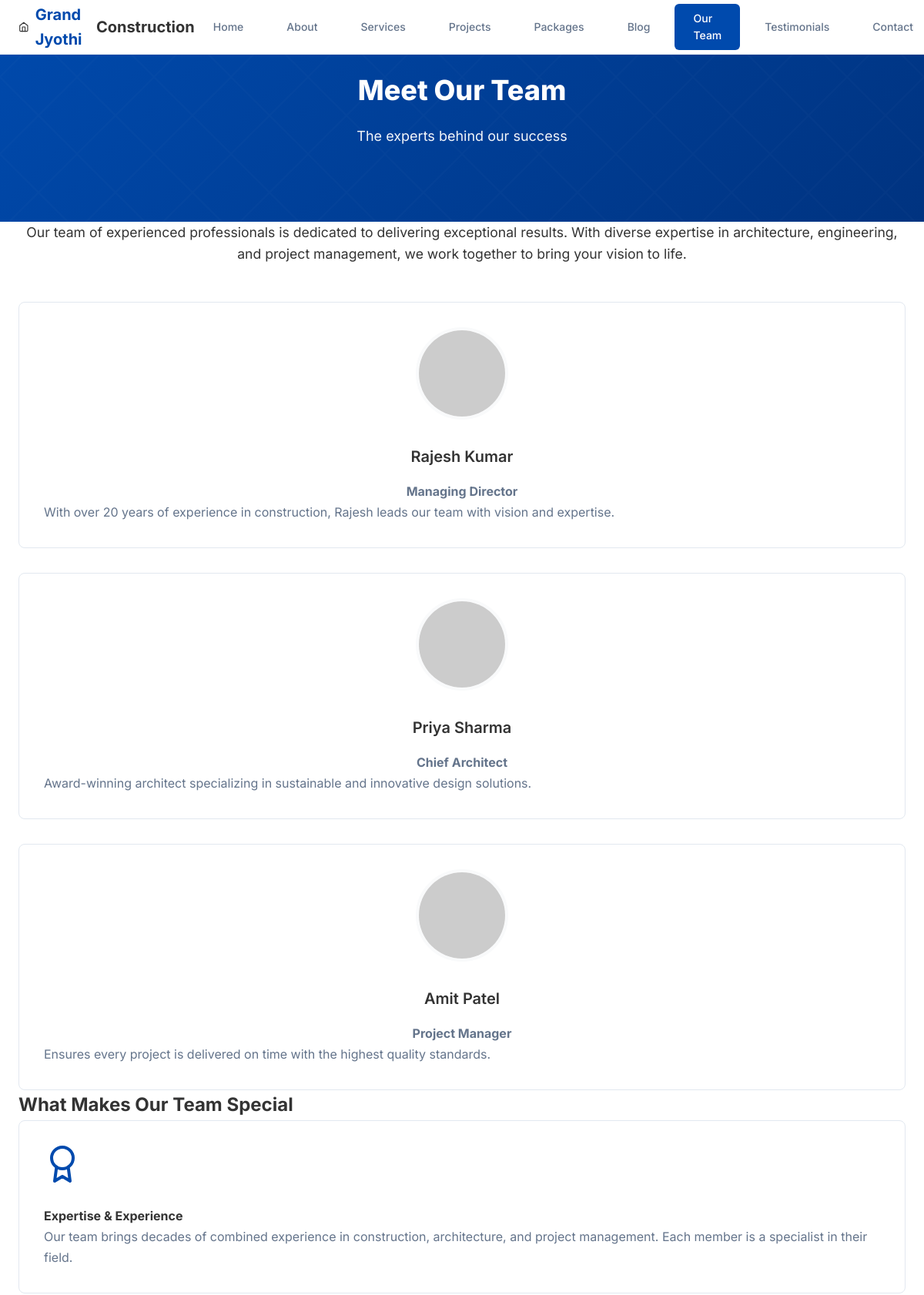
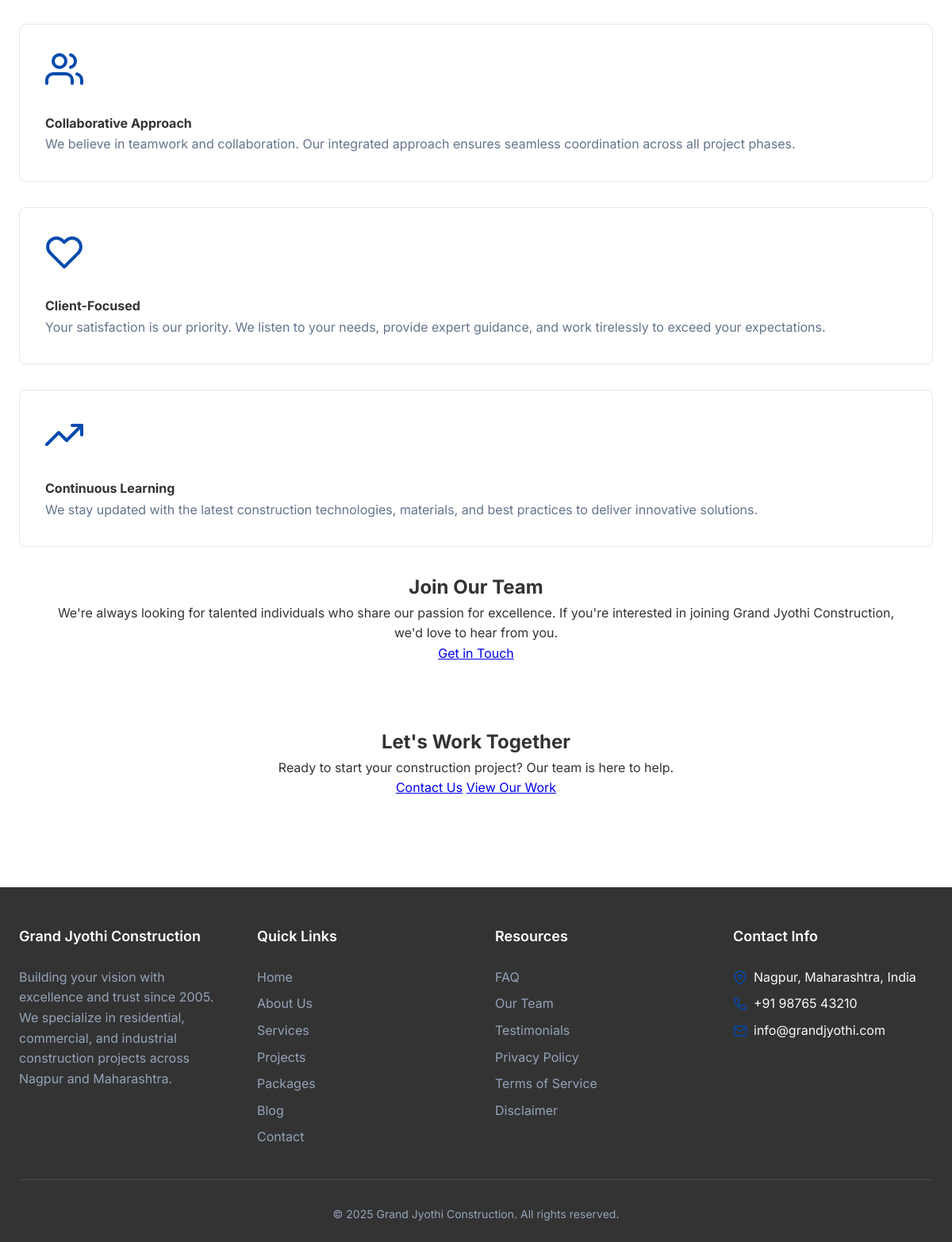
The app's page /team.php with its own data (2 pictures, top to bottom).
### tables this page shows
CREATE TABLE IF NOT EXISTS team (
    id INT AUTO_INCREMENT PRIMARY KEY,
    name VARCHAR(255) NOT NULL,
    role VARCHAR(255) NOT NULL,
    photo VARCHAR(255) DEFAULT 'avatar.jpg',
    bio TEXT,
    created_at TIMESTAMP DEFAULT CURRENT_TIMESTAMP,
    INDEX idx_created (created_at)
);

CREATE TABLE IF NOT EXISTS site_settings (
    id INT AUTO_INCREMENT PRIMARY KEY,
    setting_key VARCHAR(100) NOT NULL UNIQUE,
    setting_value TEXT,
    setting_type VARCHAR(50) DEFAULT 'text',
    updated_at TIMESTAMP DEFAULT CURRENT_TIMESTAMP ON UPDATE CURRENT_TIMESTAMP,
    INDEX idx_key (setting_key)
);

### includes/db.php (called while the page is built, shortened)
<?php
function getDbConnection(): PDO
{
    static $pdo = null;
    if ($pdo === null) {
        $dsn = sprintf(
            'mysql:host=%s;dbname=%s;charset=%s',
            DB_HOST,
            DB_NAME,
            DB_CHARSET
        );
        $options = [
            PDO::ATTR_ERRMODE            => PDO::ERRMODE_EXCEPTION,
            PDO::ATTR_DEFAULT_FETCH_MODE => PDO::FETCH_ASSOC,
            PDO::ATTR_EMULATE_PREPARES   => false,
            PDO::ATTR_PERSISTENT         => false,
        ];
        try {
            $pdo = new PDO($dsn, DB_USER, DB_PASS, $options);
        } catch (PDOException $e) {
            error_log('Database Connection Error: ' . $e->getMessage());
            die('Database connection failed. Please try again later.');
        }
    }
    return $pdo;
}
function executeQuery(string $sql, array $params = []): PDOStatement
{
    $pdo = getDbConnection();
    $stmt = $pdo->prepare($sql);
    $stmt->execute($params);
    return $stmt;
}
function sanitizeOutput($data): string
{
    return htmlspecialchars((string)$data, ENT_QUOTES, 'UTF-8');
}

### includes/settings.php (called while the page is built, shortened)
<?php
function getSetting(string $key, $default = '') {
    try {
        $stmt = executeQuery("SELECT setting_value FROM site_settings WHERE setting_key = ?", [$key]);
        $result = $stmt->fetch(PDO::FETCH_ASSOC);
        return $result ? $result['setting_value'] : $default;
    } catch (PDOException $e) {
        error_log('Get Setting Error: ' . $e->getMessage());
        return $default;
    } catch (Exception $e) {
        error_log('Get Setting Error: ' . $e->getMessage());
        return $default;
    }
}
function getContactInfo(): array {
    return [
        'email' => getSetting('contact_email', 'info@grandjyothi.com'),
        'phone' => getSetting('contact_phone', '+91 98765 43210'),
        'address' => getSetting('contact_address', 'Nagpur, Maharashtra, India'),
    ];
}

### team.php (the view, shortened to what this page needs)
<?php
require_once __DIR__ . '/includes/db.php';
$sql = "SELECT * FROM team ORDER BY created_at ASC";
$stmt = executeQuery($sql);
$team_members = $stmt->fetchAll();
require_once __DIR__ . '/includes/header.php';
?>
<header class="hero">
    <div class="container">
        <h1>Meet Our Team</h1>
        <p>The experts behind our success</p>
    </div>
</header>
<main class="container">
    <section>
        <p style="text-align: center; font-size: 1.1rem; margin-bottom: 3rem;">
            Our team of experienced professionals is dedicated to delivering exceptional results.
            With diverse expertise in architecture, engineering, and project management, we work
            together to bring your vision to life.
        </p>
        <?php if (empty($team_members)): ?>
            <article>
                <p>Team information will be available soon.</p>
            </article>
        <?php else: ?>
            <div class="grid">
                <?php foreach ($team_members as $member): ?>
                    <article class="card" style="text-align: center;">
                        <img src="/constructioninnagpur/assets/images/<?= sanitizeOutput($member['photo']) ?>"
                             alt="<?= sanitizeOutput($member['name']) ?>"
                             class="team-photo"
                             onerror="this.src='https://via.placeholder.com/150?text=<?= urlencode($member['name']) ?>'">
                        <h3><?= sanitizeOutput($member['name']) ?></h3>
                        <p><strong><?= sanitizeOutput($member['role']) ?></strong></p>
                        <?php if ($member['bio']): ?>
                            <p style="text-align: left;"><?= sanitizeOutput($member['bio']) ?></p>
                        <?php endif; ?>
                    </article>
                <?php endforeach; ?>
            </div>
        <?php endif; ?>
    </section>
    <section>
        <h2>What Makes Our Team Special</h2>
        <div class="grid">
            <article class="card">
                <i data-feather="award" class="card-icon"></i>
                <h4>Expertise & Experience</h4>
                <p>
                    Our team brings decades of combined experience in construction, architecture,
                    and project management. Each member is a specialist in their field.
                </p>
            </article>
            <article class="card">
                <i data-feather="users" class="card-icon"></i>
                <h4>Collaborative Approach</h4>
                <p>
                    We believe in teamwork and collaboration. Our integrated approach ensures
                    seamless coordination across all project phases.
                </p>
            </article>
            <article class="card">
                <i data-feather="heart" class="card-icon"></i>
                <h4>Client-Focused</h4>
                <p>
                    Your satisfaction is our priority. We listen to your needs, provide expert
                    guidance, and work tirelessly to exceed your expectations.
                </p>
            </article>
            <article class="card">
                <i data-feather="trending-up" class="card-icon"></i>
                <h4>Continuous Learning</h4>
                <p>
                    We stay updated with the latest construction technologies, materials, and
                    best practices to deliver innovative solutions.
                </p>
            </article>
        </div>
    </section>
    <section style="background-color: var(--card-background-color); padding: 2rem; border-radius: 8px; text-align: center;">
        <h2>Join Our Team</h2>
        <p>
            We're always looking for talented individuals who share our passion for excellence.
            If you're interested in joining Grand Jyothi Construction, we'd love to hear from you.
        </p>
        <a href="/constructioninnagpur/contact.php" role="button">Get in Touch</a>
    </section>
    <section style="text-align: center; padding: 3rem 0;">
        <h2>Let's Work Together</h2>
        <p>Ready to start your construction project? Our team is here to help.</p>
        <a href="/constructioninnagpur/contact.php" role="button">Contact Us</a>
        <a href="/constructioninnagpur/projects.php" role="button" class="secondary">View Our Work</a>
    </section>
</main>
<?php require_once __DIR__ . '/includes/footer.php'; ?>

### includes/footer.php (shortened to what this page needs)
    <?php
    require_once __DIR__ . '/settings.php';
    $site_name = getSetting('site_name', 'Grand Jyothi Construction');
    $company_desc = getSetting('company_description', 'Building your vision with excellence and trust since 2005.');
    $contact_info = getContactInfo();
    ?>
    <footer class="footer">
        <div class="container">
            <div class="footer-content">
                <div class="footer-section">
                    <h4><?= sanitizeOutput($site_name) ?></h4>
                    <p><?= sanitizeOutput($company_desc) ?></p>
                </div>
                <div class="footer-section">
                    <h4>Quick Links</h4>
                    <ul class="footer-links">
                        <li><a href="/constructioninnagpur/index.php">Home</a></li>
                        <li><a href="/constructioninnagpur/about.php">About Us</a></li>
                        <li><a href="/constructioninnagpur/services.php">Services</a></li>
                        <li><a href="/constructioninnagpur/projects.php">Projects</a></li>
                        <li><a href="/constructioninnagpur/packages.php">Packages</a></li>
                        <li><a href="/constructioninnagpur/blog.php">Blog</a></li>
                        <li><a href="/constructioninnagpur/contact.php">Contact</a></li>
                    </ul>
                </div>
                <div class="footer-section">
                    <h4>Resources</h4>
                    <ul class="footer-links">
                        <li><a href="/constructioninnagpur/faq.php">FAQ</a></li>
                        <li><a href="/constructioninnagpur/team.php">Our Team</a></li>
                        <li><a href="/constructioninnagpur/testimonials.php">Testimonials</a></li>
                        <li><a href="/constructioninnagpur/privacy-policy.php">Privacy Policy</a></li>
                        <li><a href="/constructioninnagpur/terms-of-service.php">Terms of Service</a></li>
                        <li><a href="/constructioninnagpur/disclaimer.php">Disclaimer</a></li>
                    </ul>
                </div>
                <div class="footer-section">
                    <h4>Contact Info</h4>
                    <div class="footer-contact">
                        <i data-feather="map-pin"></i>
                        <span><?= sanitizeOutput($contact_info['address']) ?></span>
                    </div>
                    <div class="footer-contact">
                        <i data-feather="phone"></i>
                        <span><?= sanitizeOutput($contact_info['phone']) ?></span>
                    </div>
                    <div class="footer-contact">
                        <i data-feather="mail"></i>
                        <span><?= sanitizeOutput($contact_info['email']) ?></span>
                    </div>
                </div>
            </div>
            <div class="footer-bottom">
                <p>&copy; <?= date('Y') ?> <?= sanitizeOutput($site_name) ?>. All rights reserved.</p>
            </div>
        </div>
    </footer>
</body>
</html>

### assets/css/style.css (style rules this page uses)
:root { --primary-blue: #004AAD; --primary-blue-hover: #003a8c; --primary-orange: #F7931E; --primary-orange-hover: #e07d0a; --text-dark: #333333; --text-gray: #64748b; --text-light: #94a3b8; --bg-white: #ffffff; --bg-light: #F9FAFB; --bg-gray: #f1f5f9; --border-color: #e2e8f0; --shadow-sm: 0 1px 2px 0 rgba(0, 0, 0, 0.05); --shadow-md: 0 4px 6px -1px rgba(0, 0, 0, 0.1); --shadow-lg: 0 10px 15px -3px rgba(0, 0, 0, 0.1); --shadow-xl: 0 20px 25px -5px rgba(0, 0, 0, 0.1); --spacing-xs: 0.5rem; --spacing-sm: 1rem; --spacing-md: 1.5rem; --spacing-lg: 2rem; --spacing-xl: 3rem; --spacing-2xl: 4rem; --radius-sm: 4px; --radius-md: 6px; --radius-lg: 8px; --radius-xl: 12px; --radius-full: 9999px; --font-base: 'Inter', -apple-system, BlinkMacSystemFont, 'Segoe UI', sans-serif; --font-size-sm: 0.875rem; --font-size-base: 1rem; --font-size-lg: 1.125rem; --font-size-xl: 1.25rem; --font-size-2xl: 1.5rem; --font-size-3xl: 1.875rem; --font-size-4xl: 2.25rem; }
* { margin: 0; padding: 0; box-sizing: border-box; }
body { font-family: var(--font-base); font-size: var(--font-size-base); line-height: 1.6; color: var(--text-dark); background-color: var(--bg-white); -webkit-font-smoothing: antialiased; -moz-osx-font-smoothing: grayscale; }
.hero { background: linear-gradient(135deg, var(--primary-blue) 0%, #003380 100%); color: white; padding: 6rem 0 4rem; text-align: center; position: relative; overflow: hidden; }
.hero::before { content: ''; position: absolute; top: 0; left: 0; right: 0; bottom: 0; opacity: 0.3; }
.hero h1 { font-size: var(--font-size-4xl); font-weight: 800; margin-bottom: var(--spacing-md); line-height: 1.2; }
.hero p { font-size: var(--font-size-lg); margin-bottom: var(--spacing-lg); opacity: 0.95; }
.container { max-width: 1200px; margin: 0 auto; padding: 0 var(--spacing-md); }
.grid { display: grid; gap: var(--spacing-lg); }
.card { background-color: var(--bg-white); border: 1px solid var(--border-color); border-radius: var(--radius-lg); padding: var(--spacing-lg); transition: all 0.3s ease; }
.card-icon { width: 48px; height: 48px; color: var(--primary-blue); margin-bottom: var(--spacing-md); }
.card h3 { font-size: var(--font-size-xl); font-weight: 600; color: var(--text-dark); margin-bottom: var(--spacing-sm); }
.card p { color: var(--text-gray); line-height: 1.7; }
.team-photo { width: 120px; height: 120px; border-radius: var(--radius-full); object-fit: cover; margin: 0 auto var(--spacing-md); border: 4px solid var(--bg-light); }
.footer { background-color: var(--text-dark); color: var(--bg-light); padding: var(--spacing-xl) 0 var(--spacing-md); margin-top: var(--spacing-2xl); }
.footer-content { display: grid; grid-template-columns: repeat(auto-fit, minmax(250px, 1fr)); gap: var(--spacing-xl); margin-bottom: var(--spacing-lg); }
.footer-section h4 { color: var(--bg-white); font-size: var(--font-size-lg); font-weight: 600; margin-bottom: var(--spacing-md); }
.footer-section p, .footer-bottom p { margin: 0; color: var(--text-light); }
.footer-links { list-style: none; }
.footer-links li { margin-bottom: var(--spacing-xs); }
.footer-links a { color: var(--text-light); text-decoration: none; transition: color 0.2s ease; }
.footer-contact { display: flex; align-items: center; gap: var(--spacing-xs); margin-bottom: var(--spacing-xs); }
.footer-contact svg { width: 18px; height: 18px; color: var(--primary-blue); }
.footer-bottom { text-align: center; padding-top: var(--spacing-lg); border-top: 1px solid rgba(255, 255, 255, 0.1); color: var(--text-light); font-size: var(--font-size-sm); }

### records on screen
team: name "Rajesh Kumar", role "Managing Director", bio "With over 20 years of experience in construction, Rajesh leads our team with vision and expertise."
team: name "Priya Sharma", role "Chief Architect", bio "Award-winning architect specializing in sustainable and innovative design solutions."
team: name "Amit Patel", role "Project Manager", bio "Ensures every project is delivered on time with the highest quality standards."
site_settings: setting_value "Grand Jyothi Construction"
site_settings: setting_value "Building your vision with excellence and trust since 2005. We specialize in residential, commercial, and industrial construction projects across Nagpur and Maharashtra."

### other values on screen
sanitizeOutput($contact_info['address']) "Nagpur, Maharashtra, India"
sanitizeOutput($contact_info['phone']) "+91 98765 43210"
sanitizeOutput($contact_info['email']) "info@grandjyothi.com"
